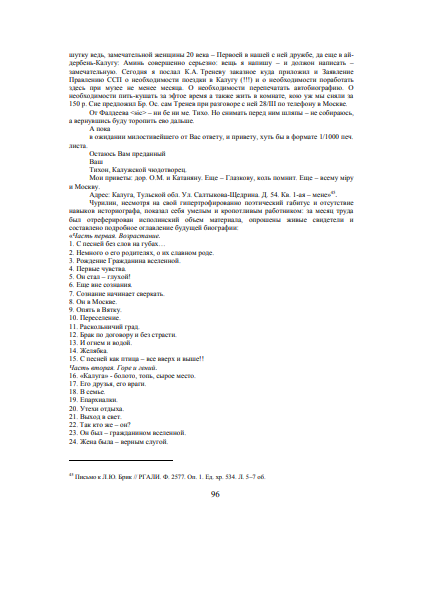
#> input picture Data/1.png, 424 x 599 px; its folder holds only this picture in this run
$ python predictor.py   (older library calls are emulated)
#> lines starting #> are read from the running program, lines starting #| are printed output that depends on the picture; after the words box and inside, x2 and y2 are one past the last pixel; in counts of white or black regions, pixels touching at a corner belong together
import cv2
import numpy as np
import joblib
import math
import pandas as pd
from pathlib import Path

MODEL_PATH = Path(__file__).parent / "rf_block_predictor.pkl"
if not MODEL_PATH.exists():
    raise FileNotFoundError(f"❌ Модель не найдена: {MODEL_PATH}")
model = joblib.load(MODEL_PATH)
#> (reads models/rf_block_predictor.pkl from the repository)

def read_image_safe(path: str) -> np.ndarray:
#> called with path = 'Data/1.png'
    return cv2.imdecode(np.fromfile(path, dtype=np.uint8), cv2.IMREAD_COLOR)
#> returned value is the input picture: shape (599, 424, 3); mean B, G, R 247.2, 247.2, 247.2

def extract_features_from_image(image_path: str):
    img = read_image_safe(image_path)
    if img is None: return None, 0, 0

    h, w = img.shape[:2]
#> h = 599; w = 424
    gray = cv2.cvtColor(img, cv2.COLOR_BGR2GRAY)

    _, thresh = cv2.threshold(gray, 0, 255, cv2.THRESH_BINARY + cv2.THRESH_OTSU)
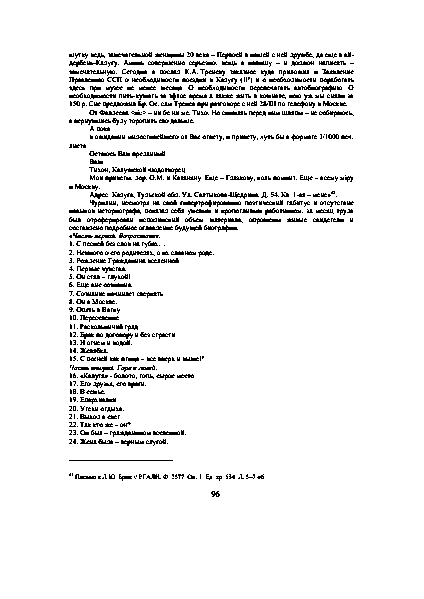
#> thresh: shape (599, 424); 93.6% white; black in thin lines or dots, all inside (x1, y1, x2, y2) = (69, 52, 354, 497)
    text_density = np.mean(thresh == 0)
#> text_density = 0.0642

    kernel = cv2.getStructuringElement(cv2.MORPH_RECT, (3, 3))
    horizontal_kernel = cv2.getStructuringElement(cv2.MORPH_RECT, (40, 1))
    horizontal_lines = cv2.morphologyEx(thresh, cv2.MORPH_OPEN, horizontal_kernel)
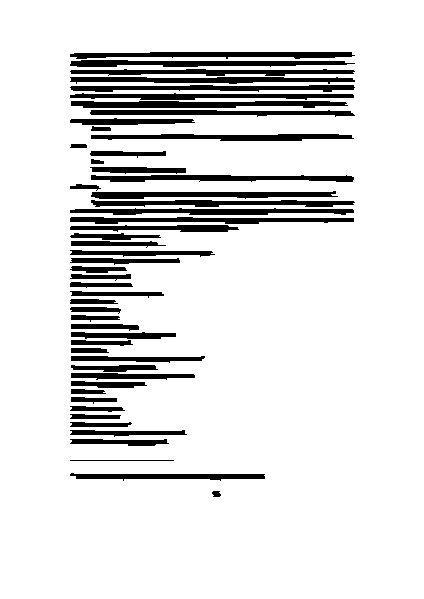
#> horizontal_lines: shape (599, 424); 87.6% white; 51 black regions, largest, box (x1, y1, x2, y2) and area: (71, 101, 348, 108) 1570, (70, 52, 355, 59) 1420, (70, 60, 355, 67) 1412
    horizontal_density = np.mean(horizontal_lines > 0)
#> horizontal_density = 0.876

    vertical_kernel = cv2.getStructuringElement(cv2.MORPH_RECT, (1, 40))
    vertical_lines = cv2.morphologyEx(thresh, cv2.MORPH_OPEN, vertical_kernel)
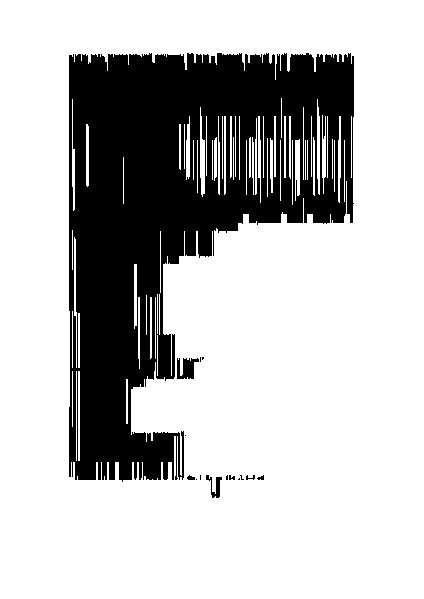
#> vertical_lines: shape (599, 424); 73.9% white; 15 black regions (8 under 20 px), largest, box (x1, y1, x2, y2) and area: (69, 53, 354, 482) 65680, (177, 358, 199, 379) 303, (206, 475, 222, 498) 146
    vertical_density = np.mean(vertical_lines > 0)
#> vertical_density = 0.739

    contours, _ = cv2.findContours(thresh, cv2.RETR_EXTERNAL, cv2.CHAIN_APPROX_SIMPLE)
#> contours = [[[0, 0], [0, 598], [423, 598], [423, 0]]]
    num_contours = len(contours)
#> num_contours = 1
    contour_areas = [cv2.contourArea(c) for c in contours] if num_contours > 0 else [0]
#> contour_areas = [252954]
    avg_contour_area = np.mean(contour_areas)
#> avg_contour_area = 252954
    median_contour_area = np.median(contour_areas)
#> median_contour_area = 252954

    small = cv2.resize(gray, (max(w//4, 1), max(h//4, 1)))
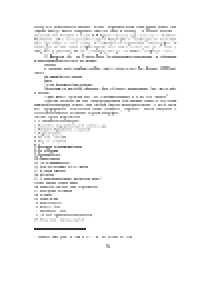
#> small: shape (149, 106) (shown 2 times larger); min 50, max 255, mean 247.3
    _, small_thresh = cv2.threshold(small, 0, 255, cv2.THRESH_BINARY + cv2.THRESH_OTSU)
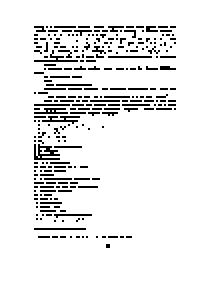
#> small_thresh: shape (149, 106) (shown 2 times larger); 92.2% white; black in thin lines or dots, all inside (x1, y1, x2, y2) = (17, 13, 88, 124)
    small_density = np.mean(small_thresh == 0)
#> small_density = 0.0782

    mean_int = np.mean(gray)
#> mean_int = 247.2
    std_int = np.std(gray)
#> std_int = 27.92
    edges = cv2.Laplacian(gray, cv2.CV_64F)
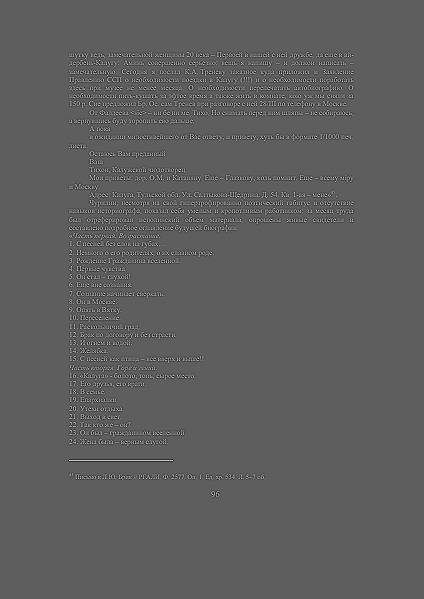
#> edges: shape (599, 424) float64; min -454, max 765, mean 0; drawn with min black and max white
    edge_var = np.var(edges)
#> edge_var = 3863.4
    edge_mean = np.mean(np.abs(edges))
#> edge_mean = 18.96
    _, thresh_inv = cv2.threshold(gray, 0, 255, cv2.THRESH_BINARY_INV + cv2.THRESH_OTSU)
    complexity = cv2.countNonZero(thresh_inv) / (h * w)
#> complexity = 0.0642

    return {
        'height': h, 'width': w, 'aspect_ratio': w / h if h > 0 else 1.0,
        'area': h * w, 'min_dim': min(h, w), 'max_dim': max(h, w),
        'sqrt_min_dim': math.sqrt(min(h, w)), 'text_density': text_density,
        'num_text_blocks': num_contours, 'avg_contour_area': avg_contour_area,
        'median_contour_area': median_contour_area, 'horizontal_structure': horizontal_density,
        'vertical_structure': vertical_density, 'small_scale_density': small_density,
        'mean_intensity': mean_int, 'std_intensity': std_int,
        'intensity_range': np.max(gray) - np.min(gray), 'edge_variance': edge_var,
        'edge_mean_abs': edge_mean, 'complexity': complexity,
        'text_to_area': text_density * (h * w) / 1e6, 'blocks_per_area': num_contours / (h * w) * 1e6,
    }, h, w

def enforce_divisibility_safe(pred_b: float, h: int, w: int) -> int:
    """Ограничивает предсказание диапазоном [4, 20] и ищет ближайший делитель."""
    pred_b = np.clip(pred_b, 4, 20)  # Ограничиваем реалистичным диапазоном
    max_b = int(math.sqrt(min(h, w)))
    valid = [b for b in range(4, min(max_b, 20) + 1) if h % b == 0 and w % b == 0]
    if valid:
        return min(valid, key=lambda b: abs(b - pred_b))
    # Fallback: ближайшая степень двойки
    return min([4, 8, 16], key=lambda b: abs(b - round(pred_b)))

def predict_block_size(image_path: str):
    feat_dict, h, w = extract_features_from_image(image_path)
#> feat_dict = 22 items; h = 599; w = 424
    if feat_dict is None: return None, None

    X = pd.DataFrame([feat_dict])
#> X = table of 1 rows and 22 columns
    raw_pred = model.predict(X)[0]
#> raw_pred = 8
    final_pred = enforce_divisibility_safe(raw_pred, h, w)
#> in enforce_divisibility_safe, `max_b = int(math.sqrt(min(h, w)))`: max_b = 20
#> in enforce_divisibility_safe, `valid = [b for b in range(4, min(max_b, 20) + 1) if h % b == 0 and w %..`: valid = []
#> final_pred = 8
    return final_pred

if __name__ == "__main__":
    SCRIPT_DIR = Path(__file__).parent
    DATA_DIR = SCRIPT_DIR.parent / "Data"
    print(f"📂 Данные: {DATA_DIR}\n")

    # Ищем первые 5 картинок в папке Data
    test_images = list(DATA_DIR.glob("*.[jp][pn]g"))[:5]
    if not test_images:
        print("❌ В папке Data не найдено изображений (.png/.jpg)")
        exit()

    print("🔍 ПРЕДСКАЗАНИЕ (Raw → Final)\n")
    for img_path in test_images:
        try:
            pred = predict_block_size(str(img_path))
#> pred = 8
            print(f"✅ {img_path.name:15} | Предсказание: {pred}")
#| ✅ 1.png           | Предсказание: 8
        except Exception as e:
            print(f"❌ {img_path.name:15} | Ошибка: {e}")
